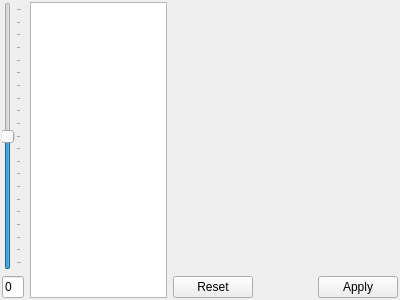
<?xml version="1.0" encoding="UTF-8"?>
<ui version="4.0">
 <class>OvermapSpecialLayout</class>
 <widget class="QWidget" name="OvermapSpecialLayout">
  <property name="geometry">
   <rect>
    <x>0</x>
    <y>0</y>
    <width>400</width>
    <height>300</height>
   </rect>
  </property>
  <property name="windowTitle">
   <string>Form</string>
  </property>
  <layout class="QHBoxLayout" name="horizontalLayout">
   <property name="leftMargin">
    <number>2</number>
   </property>
   <property name="topMargin">
    <number>2</number>
   </property>
   <property name="rightMargin">
    <number>2</number>
   </property>
   <property name="bottomMargin">
    <number>2</number>
   </property>
   <item>
    <layout class="QVBoxLayout" name="verticalLayout">
     <item>
      <widget class="QSlider" name="zLevelSlider">
       <property name="minimum">
        <number>-10</number>
       </property>
       <property name="maximum">
        <number>10</number>
       </property>
       <property name="orientation">
        <enum>Qt::Vertical</enum>
       </property>
       <property name="tickPosition">
        <enum>QSlider::TicksBelow</enum>
       </property>
       <property name="tickInterval">
        <number>1</number>
       </property>
      </widget>
     </item>
     <item>
      <widget class="QLineEdit" name="zLevelValue">
       <property name="maximumSize">
        <size>
         <width>32</width>
         <height>16777215</height>
        </size>
       </property>
       <property name="text">
        <string>0</string>
       </property>
       <property name="readOnly">
        <bool>true</bool>
       </property>
      </widget>
     </item>
    </layout>
   </item>
   <item>
    <widget class="QTableView" name="layoutTable">
     <property name="editTriggers">
      <set>QAbstractItemView::NoEditTriggers</set>
     </property>
     <property name="selectionMode">
      <enum>QAbstractItemView::ExtendedSelection</enum>
     </property>
     <attribute name="horizontalHeaderDefaultSectionSize">
      <number>17</number>
     </attribute>
     <attribute name="verticalHeaderDefaultSectionSize">
      <number>17</number>
     </attribute>
    </widget>
   </item>
   <item>
    <layout class="QVBoxLayout" name="verticalLayout_2">
     <item>
      <widget class="OMTWidget" name="omtWidget" native="true">
       <property name="minimumSize">
        <size>
         <width>225</width>
         <height>0</height>
        </size>
       </property>
       <property name="maximumSize">
        <size>
         <width>225</width>
         <height>16777215</height>
        </size>
       </property>
      </widget>
     </item>
     <item>
      <layout class="QHBoxLayout" name="horizontalLayout_2">
       <item>
        <widget class="QPushButton" name="reset">
         <property name="text">
          <string>Reset</string>
         </property>
        </widget>
       </item>
       <item>
        <spacer name="horizontalSpacer">
         <property name="orientation">
          <enum>Qt::Horizontal</enum>
         </property>
         <property name="sizeHint" stdset="0">
          <size>
           <width>40</width>
           <height>20</height>
          </size>
         </property>
        </spacer>
       </item>
       <item>
        <widget class="QPushButton" name="apply">
         <property name="text">
          <string>Apply</string>
         </property>
        </widget>
       </item>
      </layout>
     </item>
    </layout>
   </item>
  </layout>
 </widget>
 <customwidgets>
  <customwidget>
   <class>OMTWidget</class>
   <extends>QWidget</extends>
   <header>omtwidget.h</header>
   <container>1</container>
  </customwidget>
 </customwidgets>
 <resources/>
 <connections/>
</ui>
